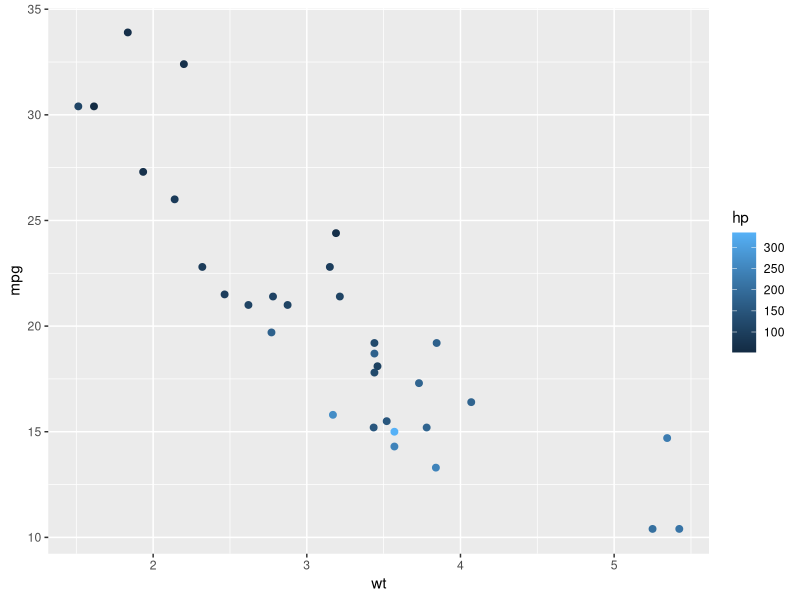

Here is the R script that generated this plot:
install.packages("ggplot2")
library(ggplot2)

df <- mtcars

# DATA % AESTHETICKS
pl <- ggplot(df,aes(x=wt, y=mpg))

#geometry

#print(pl+ geom_point(apha=0.5, size=0.5))

pl2 <- pl + geom_point(aes(color=hp), size =2)

print(pl2)
                      
